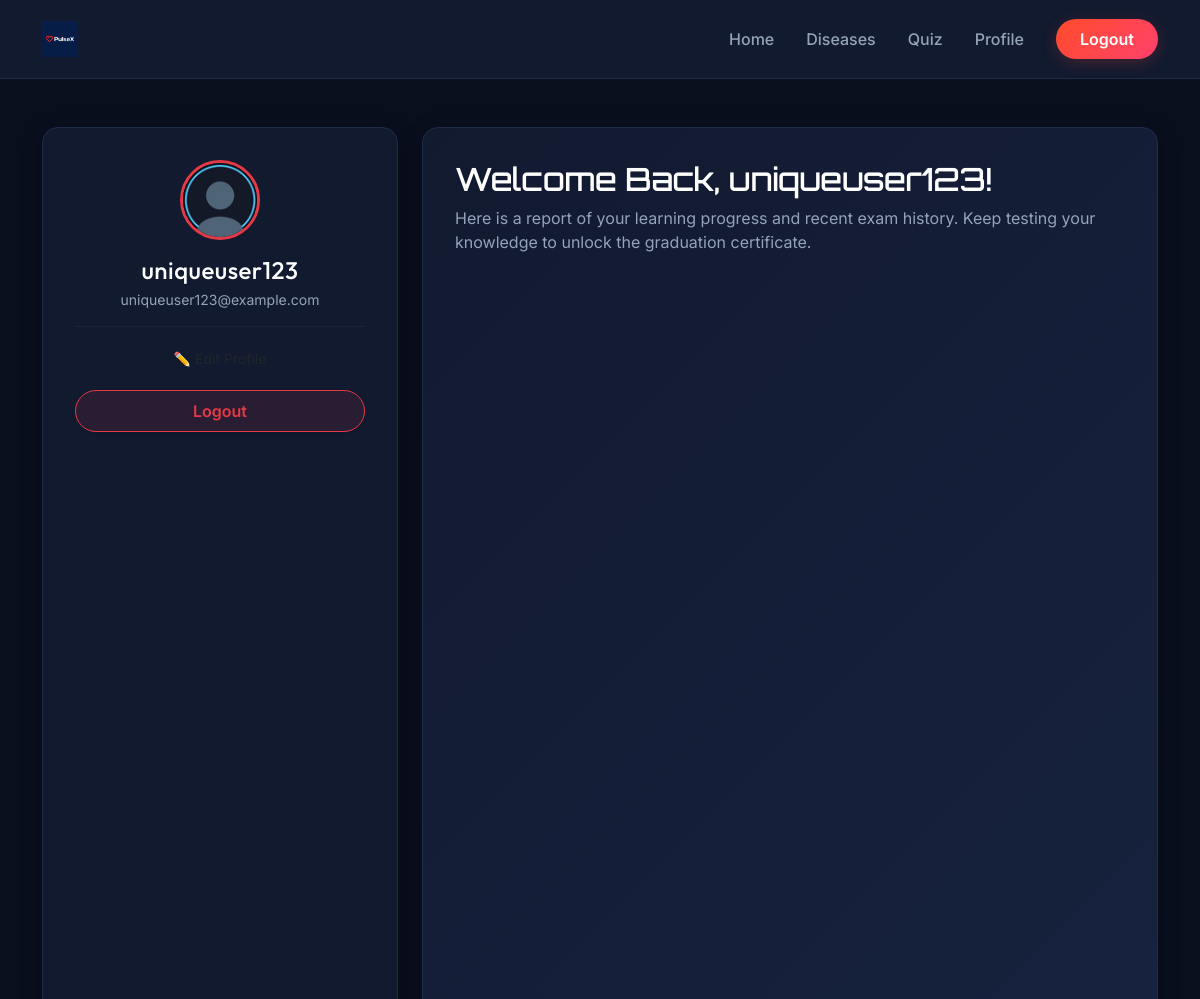
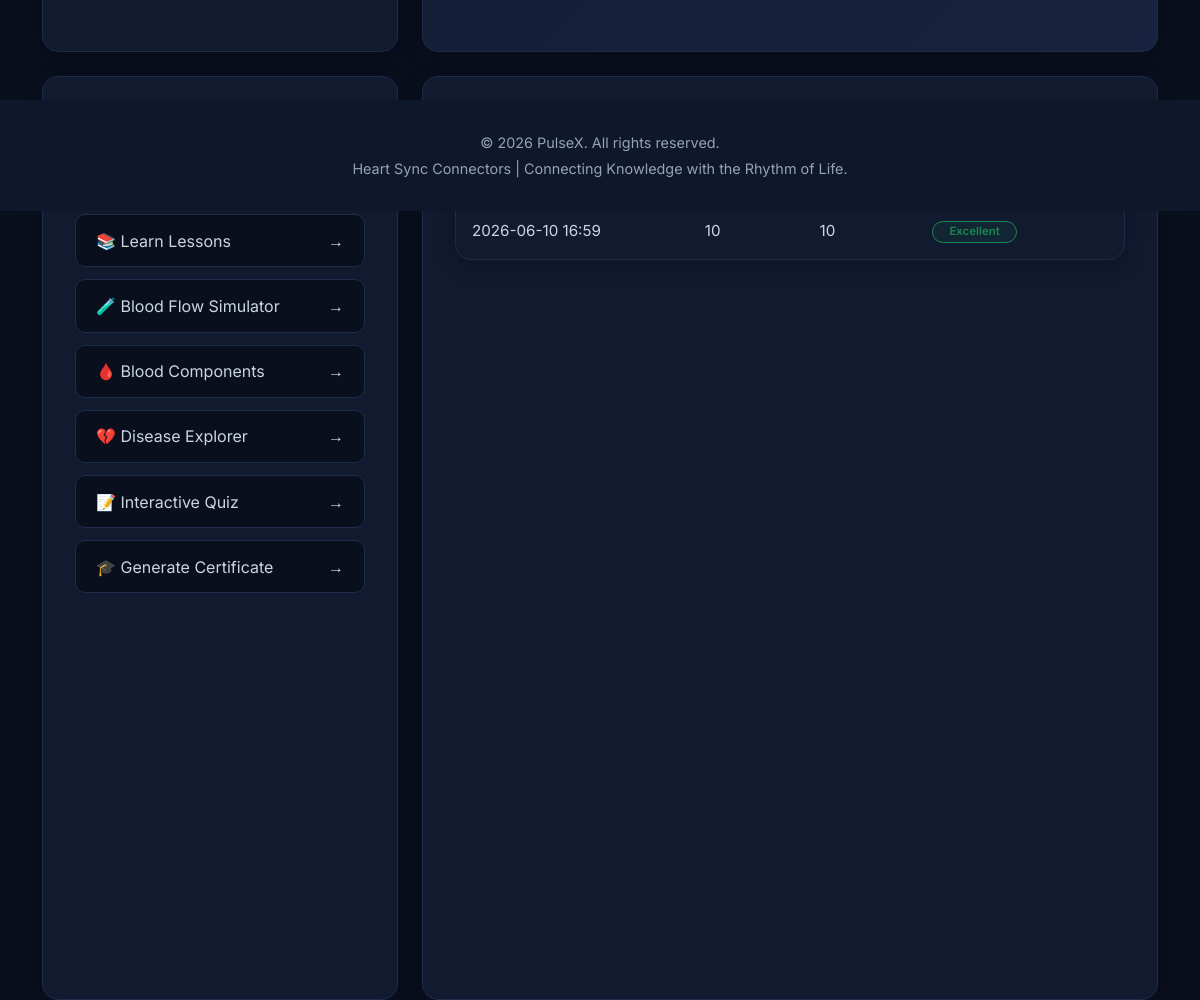
The app's page /dashboard/ (signed in) with its own data (2 pictures, top to bottom).
### circulatory_app/models.py (models this page shows, shortened)
class QuizScore(models.Model):
    user = models.ForeignKey(User, on_delete=models.CASCADE, related_name='quiz_scores')
    score = models.IntegerField()
    total_questions = models.IntegerField()
    date_attempted = models.DateTimeField(auto_now_add=True)

### circulatory_app/views.py (the view)
# urls.py: path('dashboard/', views.dashboard, name='dashboard'),
@login_required
def dashboard(request):
    profile, created = UserProfile.objects.get_or_create(user=request.user)
    if request.method == 'POST':
        form = UserProfileForm(request.POST, request.FILES, instance=profile)
        if form.is_valid():
            form.save()
            return redirect('dashboard')
    else:
        form = UserProfileForm(instance=profile)
    scores = QuizScore.objects.filter(user=request.user).order_by('-date_attempted')
    return render(request, 'dashboard.html', {'scores': scores, 'profile_form': form, 'profile': profile})

### templates/dashboard.html (shortened to what this page needs)
{% extends 'base.html' %}
{% load static %}
{% block content %}
<div class="row g-4">
    <div class="col-lg-4">
        <div class="profile-card text-center mb-4">
            <div class="mb-3">
                {% if profile.profile_picture %}
                    <img src="{{ profile.profile_picture.url }}" alt="Profile Picture" class="profile-pic">
                {% else %}
                    <img src="{% static 'images/icons/default_avatar.png' %}" alt="Default Avatar" class="profile-pic">
                {% endif %}
            </div>
            <h2 class="h4 text-white mb-1" style="font-family: 'Outfit', sans-serif;">{{ user.username }}</h2>
            <p class="text-muted small mb-3">{{ user.email }}</p>
            <div class="border-top border-secondary border-opacity-10 pt-3 mt-3">
                <button class="btn btn-outline-custom btn-sm w-100 mb-2" type="button" data-bs-toggle="collapse" data-bs-target="#editProfileForm" aria-expanded="false" aria-controls="editProfileForm">
                    ✏️ Edit Profile
                </button>
                <a href="{% url 'logout' %}" class="btn btn-logout w-100 shadow-sm mt-2">Logout</a>
            </div>
        </div>
        <div class="profile-card">
            <h3 class="h5 text-white mb-3" style="font-family: 'Orbitron', sans-serif;">Platform Navigation</h3>
            <div class="d-flex flex-column">
                <a href="{% url 'home' %}" class="dashboard-nav-item"><span>🏠 Home Dashboard</span> <span>&rarr;</span></a>
                <a href="{% url 'learn' %}" class="dashboard-nav-item"><span>📚 Learn Lessons</span> <span>&rarr;</span></a>
                <a href="{% url 'simulation' %}" class="dashboard-nav-item"><span>🧪 Blood Flow Simulator</span> <span>&rarr;</span></a>
                <a href="{% url 'blood' %}" class="dashboard-nav-item"><span>🩸 Blood Components</span> <span>&rarr;</span></a>
                <a href="{% url 'diseases' %}" class="dashboard-nav-item"><span>💔 Disease Explorer</span> <span>&rarr;</span></a>
                <a href="{% url 'quiz' %}" class="dashboard-nav-item"><span>📝 Interactive Quiz</span> <span>&rarr;</span></a>
                <a href="{% url 'certificate' %}" class="dashboard-nav-item"><span>🎓 Generate Certificate</span> <span>&rarr;</span></a>
            </div>
        </div>
    </div>
    <div class="col-lg-8">
        <div class="profile-card mb-4" style="background: linear-gradient(135deg, #121A30 0%, #17223e 100%);">
            <h1 class="h2 text-white mb-2" style="letter-spacing:-0.5px;">Welcome Back, {{ user.username }}!</h1>
            <p class="text-muted mb-0">Here is a report of your learning progress and recent exam history. Keep testing your knowledge to unlock the graduation certificate.</p>
        </div>
        <div class="profile-card">
            <h3 class="h5 text-white mb-3" style="font-family: 'Orbitron', sans-serif;">Exam History</h3>
            {% if scores %}
                <div class="table-dark-custom">
                    <table>
                        <thead>
                            <tr>
                                <th>Date Attempted</th>
                                <th>Score</th>
                                <th>Total</th>
                                <th>Badge Earned</th>
                            </tr>
                        </thead>
                        <tbody>
                            {% for record in scores %}
                                <tr>
                                    <td>{{ record.date_attempted|date:"Y-m-d H:i" }}</td>
                                    <td>{{ record.score }}</td>
                                    <td>{{ record.total_questions }}</td>
                                    <td>
                                        {% if record.score >= 8 %}
                                            <span class="badge badge-excellent px-3 py-1 rounded-pill">Excellent</span>
                                        {% elif record.score >= 5 %}
                                            <span class="badge badge-good px-3 py-1 rounded-pill">Good</span>
                                        {% else %}
                                            <span class="badge badge-tryagain px-3 py-1 rounded-pill">Try Again</span>
                                        {% endif %}
                                    </td>
                                </tr>
                            {% endfor %}
                        </tbody>
                    </table>
                </div>
            {% endif %}
        </div>
    </div>
</div>
{% endblock %}

### static/css/style.css (style rules this page uses)
.profile-pic { width: 80px; height: 80px; border-radius: 50%; object-fit: cover; border: 3px solid #E63946; }

### templates/base.html (style rules this page uses)
:root { --primary-gradient: linear-gradient(135deg, #FF4B2B 0%, #FF416C 100%); --dark-bg: #0f172a; --card-bg: #1e293b; --text-main: #f8fafc; --text-muted: #94a3b8; --accent: #FF416C; }
body { font-family: 'Inter', sans-serif; background-color: #f8fafc; color: #1e293b; min-height: 100vh; display: flex; flex-direction: column; }
h1, h2, h3, h4, h5, h6 { font-family: 'Outfit', sans-serif; font-weight: 700; }

### templates/dashboard.html (style rules this page uses)
body { background-color: #0A0F1E !important; color: #f8fafc !important; font-family: 'Inter', sans-serif; }
.text-muted { color: #94a3b8 !important; }
h1, h2, h3, h4, h5, h6 { font-family: 'Orbitron', sans-serif; letter-spacing: 0.5px; }
.profile-card { background-color: #121A30; border: 1px solid #1E2B4A; border-radius: 16px; padding: 2rem; height: 100%; box-shadow: 0 4px 20px rgba(0, 0, 0, 0.25); }
.dashboard-nav-item { background-color: #0A0F1E; border: 1px solid #1E2B4A; border-radius: 10px; padding: 0.85rem 1.25rem; display: flex; align-items: center; justify-content: space-between; margin-bottom: 0.75rem; text-decoration: none; color: #cbd5e1; transition: all 0.2s ease; }
.table-dark-custom { background-color: #121A30; border: 1px solid #1E2B4A; border-radius: 16px; overflow: hidden; box-shadow: 0 4px 20px rgba(0, 0, 0, 0.25); }
.table-dark-custom table { margin-bottom: 0; width: 100%; border-collapse: collapse; }
.table-dark-custom th { background-color: #1c2742; border-bottom: 2px solid #2d3b60; color: #94a3b8; font-family: 'Orbitron', sans-serif; font-size: 0.8rem; font-weight: 700; letter-spacing: 0.5px; text-transform: uppercase; padding: 1rem; text-align: left; }
.table-dark-custom td { border-bottom: 1px solid #1e2b4a; color: #cbd5e1; padding: 1rem; font-size: 0.95rem; }
.table-dark-custom tr:last-child td { border-bottom: none; }
.badge-excellent { background-color: rgba(25, 135, 84, 0.1); color: #198754; border: 1px solid #198754; font-weight: 600; }
.btn-logout { background-color: rgba(230, 57, 70, 0.1); color: #E63946; border: 1px solid #E63946; font-weight: 600; padding: 0.5rem 1.5rem; border-radius: 50px; transition: all 0.2s ease; }

### records on screen
QuizScore: date_attempted "2026-06-10 16:59", score "10", total_questions "10", shows "Excellent"

### other values on screen
{{ user.username }} "uniqueuser123"
{{ user.email }} "uniqueuser123@example.com"
